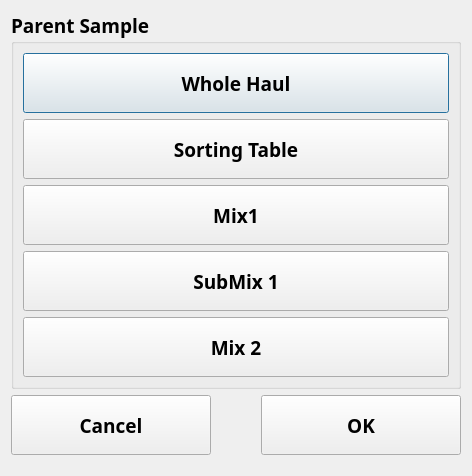
<?xml version="1.0" encoding="UTF-8"?>
<ui version="4.0">
 <class>parentSampleDlg</class>
 <widget class="QDialog" name="parentSampleDlg">
  <property name="geometry">
   <rect>
    <x>0</x>
    <y>0</y>
    <width>472</width>
    <height>474</height>
   </rect>
  </property>
  <property name="windowTitle">
   <string>Parent Sample Dialog</string>
  </property>
  <layout class="QVBoxLayout" name="verticalLayout_2">
   <item>
    <layout class="QVBoxLayout" name="verticalLayout">
     <item>
      <widget class="QGroupBox" name="groupBox">
       <property name="font">
        <font>
         <family>Arial Black</family>
         <pointsize>14</pointsize>
         <weight>75</weight>
         <bold>true</bold>
        </font>
       </property>
       <property name="title">
        <string>Parent Sample </string>
       </property>
       <layout class="QVBoxLayout" name="verticalLayout_3">
        <item>
         <widget class="QPushButton" name="wholeHaulBtn">
          <property name="minimumSize">
           <size>
            <width>200</width>
            <height>60</height>
           </size>
          </property>
          <property name="font">
           <font>
            <family>Arial Black</family>
            <pointsize>14</pointsize>
            <weight>75</weight>
            <bold>true</bold>
           </font>
          </property>
          <property name="text">
           <string>Whole Haul</string>
          </property>
          <property name="checkable">
           <bool>true</bool>
          </property>
          <property name="autoExclusive">
           <bool>true</bool>
          </property>
         </widget>
        </item>
        <item>
         <widget class="QPushButton" name="sortTableBtn">
          <property name="minimumSize">
           <size>
            <width>200</width>
            <height>60</height>
           </size>
          </property>
          <property name="font">
           <font>
            <family>Arial Black</family>
            <pointsize>14</pointsize>
            <weight>75</weight>
            <bold>true</bold>
           </font>
          </property>
          <property name="text">
           <string>Sorting Table</string>
          </property>
          <property name="checkable">
           <bool>true</bool>
          </property>
          <property name="autoExclusive">
           <bool>true</bool>
          </property>
         </widget>
        </item>
        <item>
         <widget class="QPushButton" name="mix1Btn">
          <property name="minimumSize">
           <size>
            <width>200</width>
            <height>60</height>
           </size>
          </property>
          <property name="font">
           <font>
            <family>Arial Black</family>
            <pointsize>14</pointsize>
            <weight>75</weight>
            <bold>true</bold>
           </font>
          </property>
          <property name="text">
           <string>Mix1</string>
          </property>
          <property name="checkable">
           <bool>true</bool>
          </property>
          <property name="autoExclusive">
           <bool>true</bool>
          </property>
         </widget>
        </item>
        <item>
         <widget class="QPushButton" name="subMix1Btn">
          <property name="minimumSize">
           <size>
            <width>200</width>
            <height>60</height>
           </size>
          </property>
          <property name="font">
           <font>
            <family>Arial Black</family>
            <pointsize>14</pointsize>
            <weight>75</weight>
            <bold>true</bold>
           </font>
          </property>
          <property name="text">
           <string>SubMix 1</string>
          </property>
          <property name="checkable">
           <bool>true</bool>
          </property>
          <property name="autoExclusive">
           <bool>true</bool>
          </property>
         </widget>
        </item>
        <item>
         <widget class="QPushButton" name="mix2Btn">
          <property name="minimumSize">
           <size>
            <width>200</width>
            <height>60</height>
           </size>
          </property>
          <property name="font">
           <font>
            <family>Arial Black</family>
            <pointsize>14</pointsize>
            <weight>75</weight>
            <bold>true</bold>
           </font>
          </property>
          <property name="text">
           <string>Mix 2</string>
          </property>
          <property name="checkable">
           <bool>true</bool>
          </property>
          <property name="autoExclusive">
           <bool>true</bool>
          </property>
         </widget>
        </item>
        <item>
         <spacer name="verticalSpacer">
          <property name="orientation">
           <enum>Qt::Vertical</enum>
          </property>
          <property name="sizeHint" stdset="0">
           <size>
            <width>20</width>
            <height>40</height>
           </size>
          </property>
         </spacer>
        </item>
       </layout>
      </widget>
     </item>
     <item>
      <layout class="QHBoxLayout" name="horizontalLayout">
       <property name="bottomMargin">
        <number>10</number>
       </property>
       <item>
        <widget class="QPushButton" name="cancelBtn">
         <property name="minimumSize">
          <size>
           <width>200</width>
           <height>60</height>
          </size>
         </property>
         <property name="font">
          <font>
           <family>Arial Black</family>
           <pointsize>14</pointsize>
           <weight>75</weight>
           <bold>true</bold>
          </font>
         </property>
         <property name="text">
          <string>Cancel</string>
         </property>
        </widget>
       </item>
       <item>
        <spacer name="horizontalSpacer">
         <property name="orientation">
          <enum>Qt::Horizontal</enum>
         </property>
         <property name="sizeHint" stdset="0">
          <size>
           <width>40</width>
           <height>20</height>
          </size>
         </property>
        </spacer>
       </item>
       <item>
        <widget class="QPushButton" name="okBtn">
         <property name="minimumSize">
          <size>
           <width>200</width>
           <height>60</height>
          </size>
         </property>
         <property name="font">
          <font>
           <family>Arial Black</family>
           <pointsize>14</pointsize>
           <weight>75</weight>
           <bold>true</bold>
          </font>
         </property>
         <property name="text">
          <string>OK</string>
         </property>
        </widget>
       </item>
      </layout>
     </item>
    </layout>
   </item>
  </layout>
 </widget>
 <resources/>
 <connections/>
</ui>
